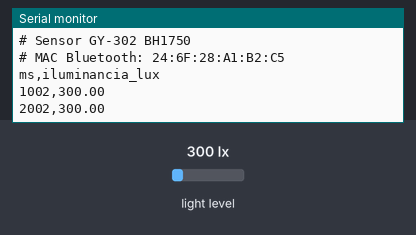
Recording of a sketch running on a simulated ESP32. Shown: the last lines printed to the serial monitor. The test bench sets the inputs (shaded band); at power-on: light level 300 lx. Nothing arrives over Bluetooth unless stated.

Above: at 2.2 s.
2.3 s: light level set to 40 lx
At 3.6 s:
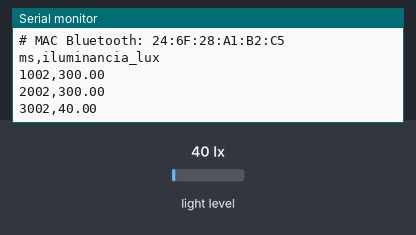
3.8 s: light level set to 500 lx
At 4.5 s:
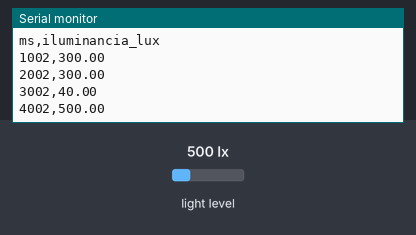
Timing chart, 0 to 6.8 s (numbered marks = the images above; inputs shaded):
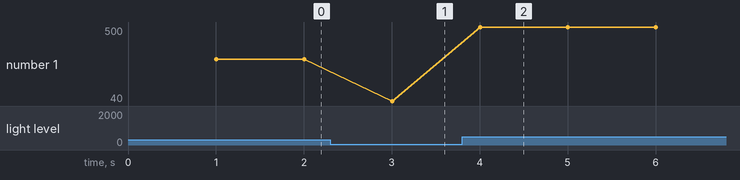

The sketch:

sensordeluz.ino
```cpp
#include <Arduino.h>
#include <Wire.h>
#include <BH1750.h>
#include <BluetoothSerial.h>
#include <esp_bt_device.h>

BluetoothSerial SerialBT;
BH1750 sensorLuz;

const char* NOMBRE_BT = "GY302_ESP32";

const int PIN_SDA = 21;
const int PIN_SCL = 22;

const unsigned long INTERVALO_MS = 1000;
unsigned long ultimaLectura = 0;

void setup() {
  Serial.begin(115200);

  Wire.begin(PIN_SDA, PIN_SCL);

  bool sensorOK = sensorLuz.begin(
    BH1750::CONTINUOUS_HIGH_RES_MODE,
    0x23,
    &Wire
  );

  if (!sensorOK) {
    sensorOK = sensorLuz.begin(
      BH1750::CONTINUOUS_HIGH_RES_MODE,
      0x5C,
      &Wire
    );
  }

  SerialBT.begin(NOMBRE_BT);
  delay(1000);

  const uint8_t* mac = esp_bt_dev_get_address();

  Serial.println("# Sensor GY-302 BH1750");

  if (mac != nullptr) {
    Serial.printf(
      "# MAC Bluetooth: %02X:%02X:%02X:%02X:%02X:%02X\n",
      mac[0], mac[1], mac[2],
      mac[3], mac[4], mac[5]
    );
  }

  if (!sensorOK) {
    Serial.println("# ERROR: no se detecto el BH1750.");
    SerialBT.println("# ERROR: no se detecto el BH1750.");

    while (true) {
      delay(1000);
    }
  }

  Serial.println("ms,iluminancia_lux");
  SerialBT.println("ms,iluminancia_lux");
}

void loop() {
  if (millis() - ultimaLectura < INTERVALO_MS) {
    return;
  }

  ultimaLectura = millis();

  float lux = sensorLuz.readLightLevel();

  if (!isfinite(lux) || lux < 0) {
    Serial.println("# ERROR: lectura de luz invalida.");
    return;
  }

  char linea[64];

  snprintf(
    linea,
    sizeof(linea),
    "%lu,%.2f",
    millis(),
    lux
  );

  Serial.println(linea);
  SerialBT.println(linea);
}
```

Measured:
- after the input at 2.3 s, the serial monitor: prints a new line after 0.70 s (image 1)
- after the input at 3.8 s, the serial monitor: prints a new line after 0.20 s (image 2)
- plotted number 1: 300 → 40 after the input at 2.3 s, 40 → 500 after the input at 3.8 s
